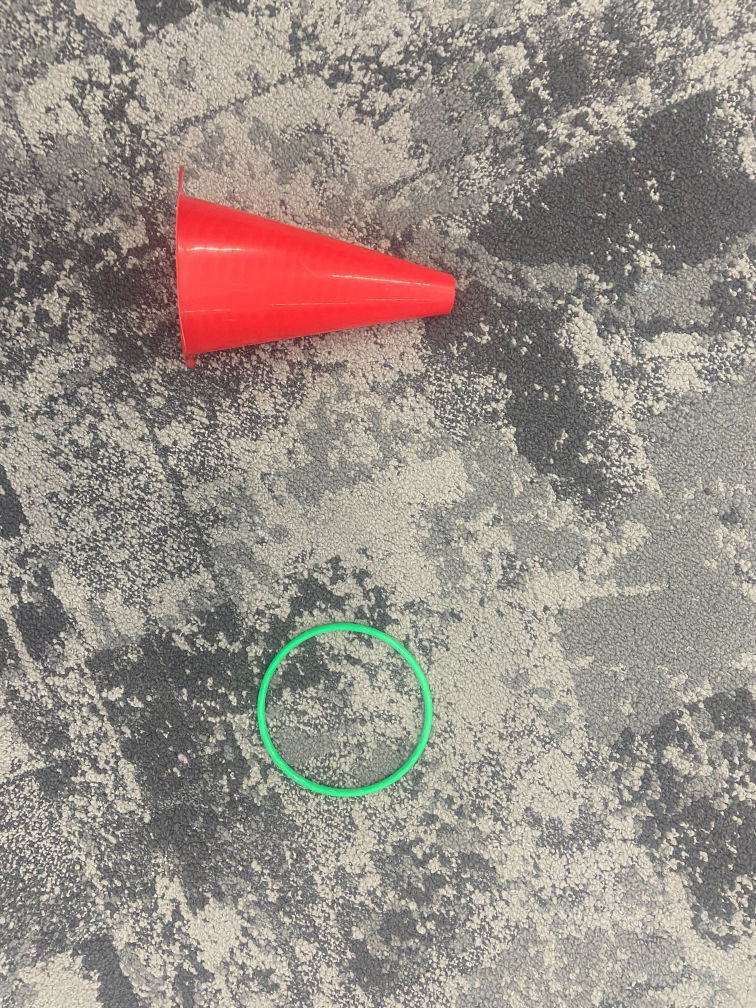
#> input picture learn-and-select/test_dataset/image_0.jpg, 3024 x 4032 px (shown at 1/4 size); its folder holds only this picture in this run
$ python shape_detection.py
#> lines starting #> are read from the running program, lines starting #| are printed output that depends on the picture; after the words box and inside, x2 and y2 are one past the last pixel; in counts of white or black regions, pixels touching at a corner belong together
### learn-and-select/colour_detection.py
import numpy as np
import imutils
import cv2
import os

lower_red_1 = np.array([0, 110, 0])
upper_red_1 = np.array([10, 255, 255])

lower_red_2 = np.array([160, 110, 0])
upper_red_2 = np.array([180, 255, 255])

lower_yellow = np.array([10, 110, 0])
upper_yellow = np.array([32,255,255])

lower_green = np.array([32, 110, 0])
upper_green = np.array([78, 255, 255])

# lower_blue = np.array([199, 85.3, 100])
# upper_blue = np.array([203, 100, 73.3])

lower_blue = np.array([80, 110, 0])
upper_blue = np.array([110, 255, 255])

lower_purple = np.array([143, 80, 0])
upper_purple = np.array([160, 255, 255])

class Shape_Info:
    def __init__(self, cX, cY, contour, colour):
        self.cX = cX
        self.cY = cY
        self.contour = contour
        self.colour = colour
        self.shape_type = None

    def add_shape_type(self, shape_type):
        self.shape_type = shape_type

# [7 lines left out: function load_images_from_folder, not called in this run]

def resize(images):
    processed_images = []
    ratio = None
    for image in images:
        resized = imutils.resize(image, width=300)
        if ratio is None:
            ratio = image.shape[0] / float(resized.shape[0])
        blurred = cv2.GaussianBlur(resized, (5, 5), 0)
        #thresh = cv2.threshold(blurred, 60, 255, cv2.THRESH_TOZERO)[1]
        processed_images.append(blurred)

    return processed_images, ratio

def filter_all_colours(images):
    filtered_images = []
    masks = []
    shapes_info = []
    combined = []
    for i, image in enumerate(images):
        shapes = []
        hsv = cv2.cvtColor(image, cv2.COLOR_BGR2HSV)
        colored_objects_masks = {}
        yellow_mask = cv2.inRange(hsv, lower_yellow, upper_yellow)
        if cv2.countNonZero(yellow_mask) > 0:
            colored_objects_masks["yellow"] = yellow_mask
        green_mask = cv2.inRange(hsv, lower_green, upper_green)
        if cv2.countNonZero(green_mask) > 0:
            colored_objects_masks["green"] = green_mask
        blue_mask = cv2.inRange(hsv, lower_blue, upper_blue)
        if cv2.countNonZero(blue_mask) > 0:
            colored_objects_masks["blue"] = blue_mask
        red_mask_1 = cv2.inRange(hsv, lower_red_1, upper_red_1)
        red_mask_2 = cv2.inRange(hsv, lower_red_2, upper_red_2)
        red_mask = red_mask_1 | red_mask_2
        if cv2.countNonZero(red_mask) > 0:
            colored_objects_masks["red"] = red_mask
        purple_mask = cv2.inRange(hsv, lower_purple, upper_purple)
        if cv2.countNonZero(purple_mask) > 0:
            colored_objects_masks["purple"] = purple_mask

        objects_mask = yellow_mask | green_mask | blue_mask | red_mask | purple_mask
        res = cv2.bitwise_and(image, image, mask=objects_mask)

        for colour, mask in colored_objects_masks.items():
            contours = cv2.findContours(mask.copy(), cv2.RETR_EXTERNAL,cv2.CHAIN_APPROX_SIMPLE)
            contours = imutils.grab_contours(contours)

            for contour in contours:
                if cv2.contourArea(contour) > 300:
                    M = cv2.moments(contour)
                    if M["m00"] == 0:
                        continue
                    cX = int((M["m10"] / M["m00"]) )
                    cY = int((M["m01"] / M["m00"]))
                    shapes.append(Shape_Info(cX, cY, contour, colour))
                    print("countour area: ", contour.shape)
        #shapes_info.append(shapes)

        combined.append((objects_mask, shapes))

        #filtered_images.append(res)
        #masks.append(objects_mask)

    #print(shapes_info)
    return combined

# [5 lines left out: function main, not called in this run]
# [2 lines that do not run on import are left out]

### learn-and-select/shape_detection.py
import argparse
from hashlib import new
import imutils
import cv2
import os
import numpy as np

from colour_detection import resize, filter_all_colours


def load_images_from_folder(folder):
#> called with folder = 'test_dataset'
    images = []
    for filename in os.listdir(folder):
        img = cv2.imread(os.path.join(folder,filename))
#> img is the input picture: shape (4032, 3024, 3); mean B, G, R 135.9, 143, 153.2
        if img is not None:
            images.append(img)
    return images

# [20 lines left out: functions preprocess_images, invert_images, not called in this run]
# [8 lines of commented-out code are left out]

def create_comnvex_hull(contour):
    hull = cv2.convexHull(contour)

def filter_shape(approximate_side_number, contour, image):
    if(approximate_side_number == 3 or approximate_side_number == 4):
        return "cone"
    elif(approximate_side_number == 6):
        return "skittle"
    else:
        mask = np.zeros(image.shape, np.uint8)
        hull = cv2.convexHull(contour)
        #print("hull: ", np.squeeze(hull))
        cv2.drawContours(mask, [np.squeeze(hull)], -1, 255, cv2.FILLED)

        mean = cv2.mean(image, mask=mask)

        #print("mean: ", mean)

        return "ball" if mean[0]>=100 else "ring"

def get_polygon_lines(countour):
    peri = cv2.arcLength(countour, True)
    approx = cv2.approxPolyDP(countour, 0.03 * peri, True)
    return approx

def detect_shapes(masks_and_shapes, ratio):
    print("masks_and_shapes: ", len(masks_and_shapes))
    for i, mask_and_shapes in enumerate(masks_and_shapes):
        # [10 lines of commented-out code are left out]
        mask, shapes = mask_and_shapes
        print("shapes: ", len(shapes))
        for shape in shapes:

            print("shape contour len", shape.contour)
            #contour = shape.contour.astype("float")
            contour = shape.contour
            #contour = contour.astype("float")
            line_number = len(get_polygon_lines(contour))
            shape_type = filter_shape(line_number, contour, mask)
            print("SHAPE TYPE: ", shape_type)

            #ontour *= ratio

            backtorgb = cv2.cvtColor(mask,cv2.COLOR_GRAY2RGB)
            cv2.circle(backtorgb, (shape.cX, shape.cY), 7, (0, 0, 255), -1)
            print("cx, xy: ", shape.cX, shape.cY)
            print(ratio)

            contour = contour.astype("int")

            print("line number approx: ", line_number)
            shape.add_shape_type(shape_type)

            # [5 lines of commented-out code are left out]
        return shapes

# [30 lines left out: function detect_shapes_2, not called in this run]


def main():
    directory_path = "test_dataset"
    images = load_images_from_folder(directory_path)
#> images = 1 item
    resized_images, ratio = resize(images)
#> the loop in resize, `for image in images:` made 1 pass
#> pass 1, in resize, `resized = imutils.resize(image, width=300)`:
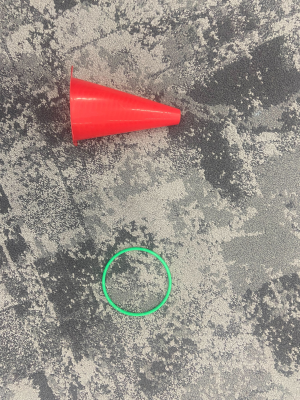
#> resized: shape (400, 300, 3); mean B, G, R 135.9, 143, 153.2
#> pass 1, in resize, `blurred = cv2.GaussianBlur(resized, (5, 5), 0)`:
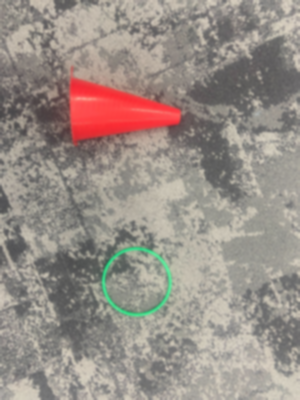
#> blurred: shape (400, 300, 3); mean B, G, R 135.9, 143, 153.2
#> after the loop in resize, `for image in images:`: ratio = 10.08
#> resized_images = 1 item; ratio = 10.08
    print(ratio)
#| 10.08
    #ratio = get_ratio(images[0])
    masks_and_shapes = filter_all_colours(resized_images)
#> the loop in filter_all_colours, `for i, image in enumerate(images):` made 1 pass
#| countour area:  (103, 1, 2)
#| countour area:  (123, 1, 2)
#> pass 1, in filter_all_colours, `green_mask = cv2.inRange(hsv, lower_green, upper_green)`:
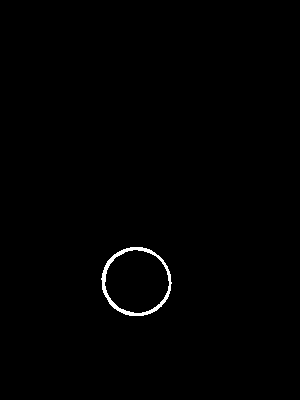
#> green_mask: shape (400, 300); 0.61% white; 1 white region, box (x1, y1, x2, y2) and area: (101, 247, 172, 316) 730
#> pass 1, in filter_all_colours, `red_mask_1 = cv2.inRange(hsv, lower_red_1, upper_red_1)`:
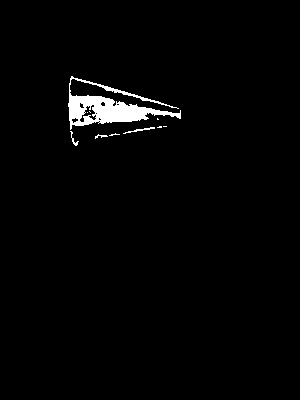
#> red_mask_1: shape (400, 300); 1.9% white; 10 white regions (6 under 20 px), largest, box (x1, y1, x2, y2) and area: (68, 76, 181, 130) 2102, (123, 127, 155, 134) 57, (70, 131, 79, 146) 35, (95, 134, 108, 139) 26
#> after the loop in filter_all_colours, `for i, image in enumerate(images):`: combined = 1 item
#> masks_and_shapes = 1 item
    #inverted = invert_images(masked_objects_images)

    shapes = detect_shapes(masks_and_shapes, ratio)
#| masks_and_shapes:  1
#> the loop in detect_shapes, `for i, mask_and_shapes in enumerate(masks_and_shapes): #contours = cv2..` made 1 pass
#> (printed output is left out)
#> pass 1, in detect_shapes, `mask, shapes = mask_and_shapes`:
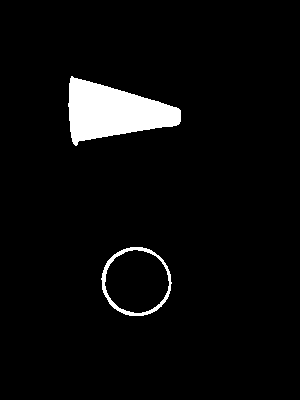
#> mask: shape (400, 300); 4.5% white; 2 white regions, box (x1, y1, x2, y2) and area: (68, 76, 181, 146) 4657, (101, 247, 172, 316) 730
#> shapes = 2 items


if __name__ == '__main__':
    main()

$ run again, on learn-and-select/test_dataset/image_4.jpg
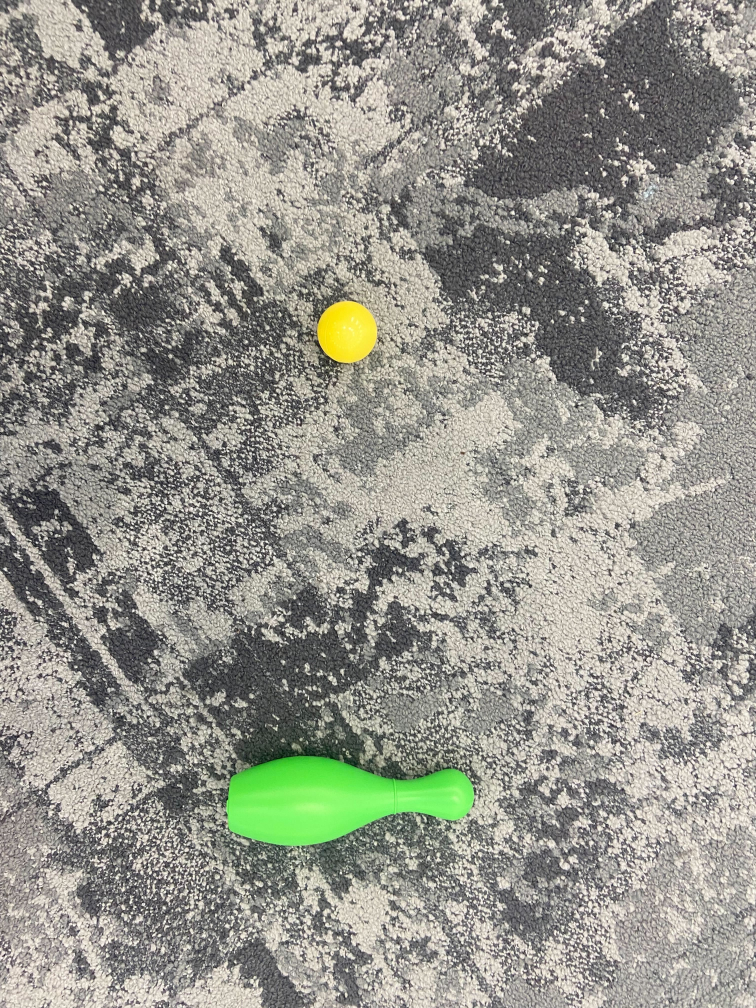
#> input picture learn-and-select/test_dataset/image_4.jpg, 3024 x 4032 px (shown at 1/4 size)
#> in load_images_from_folder, img is the input picture: shape (4032, 3024, 3); mean B, G, R 139.4, 148.4, 148.7
#> images = 1 item
#> the loop in resize, `for image in images:` made 1 pass
#> pass 1, in resize, `blurred = cv2.GaussianBlur(resized, (5, 5), 0)`:
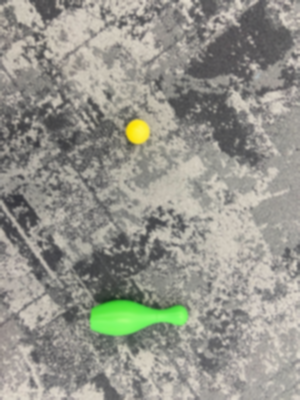
#> blurred: shape (400, 300, 3); mean B, G, R 139.4, 148.4, 148.7
#> after the loop in resize, `for image in images:`: ratio = 10.08
#> in main, `resized_images, ratio = resize(images)`: resized_images = 1 item; ratio = 10.08
#| 10.08
#> the loop in filter_all_colours, `for i, image in enumerate(images):` made 1 pass
#> (printed output is left out)
#> after the loop in filter_all_colours, `for i, image in enumerate(images):`: combined = 1 item
#| masks_and_shapes:  1
#> the loop in detect_shapes, `for i, mask_and_shapes in enumerate(masks_and_shapes): #contours = cv2..` made 1 pass
#> (printed output is left out)
#> pass 1, in detect_shapes, `mask, shapes = mask_and_shapes`:
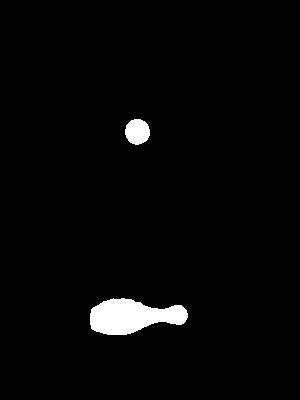
#> mask: shape (400, 300); 2.4% white; 2 white regions, box (x1, y1, x2, y2) and area: (90, 298, 188, 335) 2414, (125, 119, 150, 145) 507
#> in main, `shapes = detect_shapes(masks_and_shapes, ratio)`: shapes = 2 items

$ run again, on learn-and-select/test_dataset/image_5.jpg
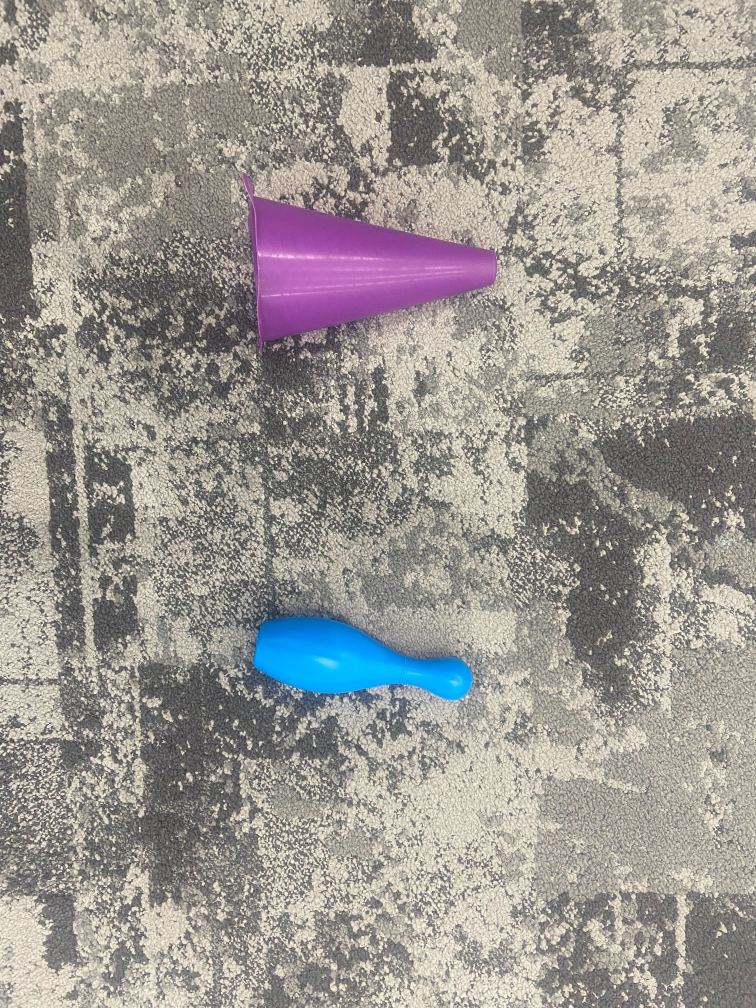
#> input picture learn-and-select/test_dataset/image_5.jpg, 3024 x 4032 px (shown at 1/4 size)
#> in load_images_from_folder, img is the input picture: shape (4032, 3024, 3); mean B, G, R 145.7, 150.4, 155.2
#> images = 1 item
#> the loop in resize, `for image in images:` made 1 pass
#> after the loop in resize, `for image in images:`: ratio = 10.08
#> in main, `resized_images, ratio = resize(images)`: resized_images = 1 item; ratio = 10.08
#| 10.08
#> the loop in filter_all_colours, `for i, image in enumerate(images):` made 1 pass
#> (printed output is left out)
#> pass 1, in filter_all_colours, `blue_mask = cv2.inRange(hsv, lower_blue, upper_blue)`:
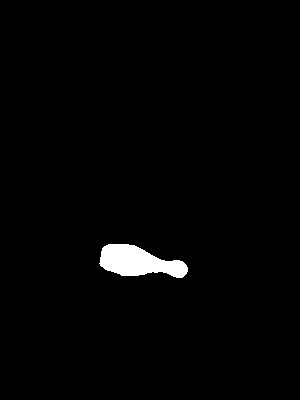
#> blue_mask: shape (400, 300); 1.6% white; 1 white region, box (x1, y1, x2, y2) and area: (99, 244, 188, 278) 1918
#> after the loop in filter_all_colours, `for i, image in enumerate(images):`: combined = 1 item
#| masks_and_shapes:  1
#> the loop in detect_shapes, `for i, mask_and_shapes in enumerate(masks_and_shapes): #contours = cv2..` made 1 pass
#> (printed output is left out)
#> pass 1, in detect_shapes, `mask, shapes = mask_and_shapes`:
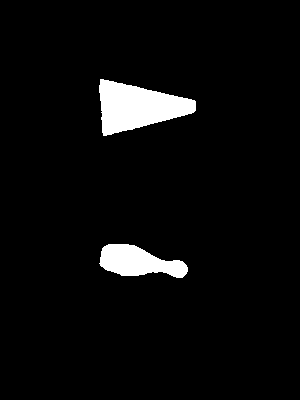
#> mask: shape (400, 300); 4.4% white; 2 white regions, box (x1, y1, x2, y2) and area: (99, 79, 196, 136) 3360, (99, 244, 188, 278) 1918
#> in main, `shapes = detect_shapes(masks_and_shapes, ratio)`: shapes = 2 items

$ run again, on learn-and-select/test_dataset/image_6.jpg
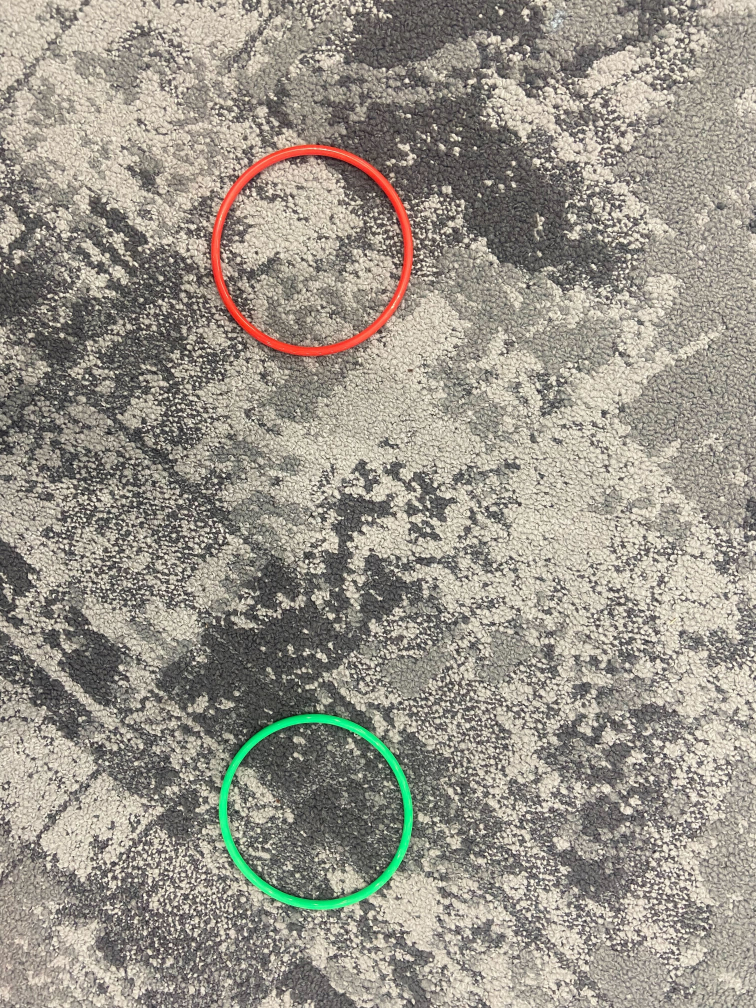
#> input picture learn-and-select/test_dataset/image_6.jpg, 3024 x 4032 px (shown at 1/4 size)
#> in load_images_from_folder, img is the input picture: shape (4032, 3024, 3); mean B, G, R 137.9, 148.4, 153.8
#> images = 1 item
#> the loop in resize, `for image in images:` made 1 pass
#> pass 1, in resize, `blurred = cv2.GaussianBlur(resized, (5, 5), 0)`:
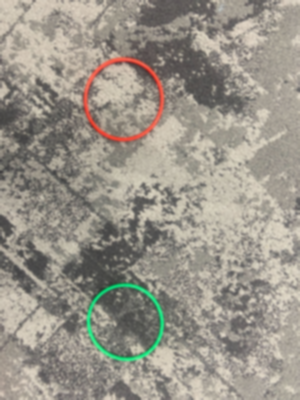
#> blurred: shape (400, 300, 3); mean B, G, R 137.9, 148.4, 153.8
#> after the loop in resize, `for image in images:`: ratio = 10.08
#> in main, `resized_images, ratio = resize(images)`: resized_images = 1 item; ratio = 10.08
#| 10.08
#> the loop in filter_all_colours, `for i, image in enumerate(images):` made 1 pass
#> (printed output is left out)
#> after the loop in filter_all_colours, `for i, image in enumerate(images):`: combined = 1 item
#| masks_and_shapes:  1
#> the loop in detect_shapes, `for i, mask_and_shapes in enumerate(masks_and_shapes): #contours = cv2..` made 1 pass
#> (printed output is left out)
#> pass 1, in detect_shapes, `mask, shapes = mask_and_shapes`:
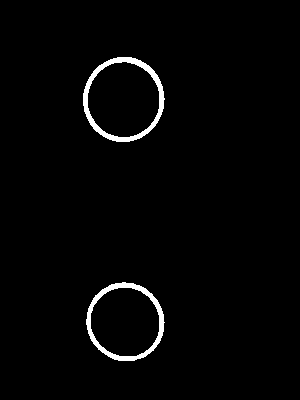
#> mask: shape (400, 300); 2% white; 2 white regions, box (x1, y1, x2, y2) and area: (83, 57, 165, 142) 1251, (86, 282, 165, 361) 1122
#> in main, `shapes = detect_shapes(masks_and_shapes, ratio)`: shapes = 2 items
